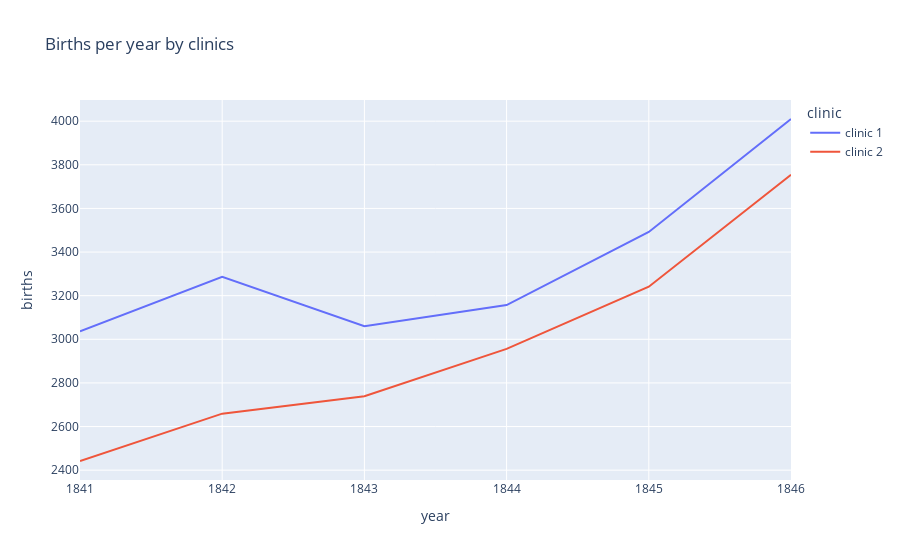

Source (notebook cell):
### Code cell
fig = px.line(df_yearly, 
             x='year',
             y='births',
             title='Births per year by clinics',
             color='clinic')
fig.show()

### Figure 1 — Plotly figure (JSON) as saved in the notebook; plotly's stock layout.template omitted (floating-point values rounded to 4 significant figures)
{"data": [{"hovertemplate": "clinic=clinic 1<br>year=%{x}<br>births=%{y}<extra></extra>", "legendgroup": "clinic 1", "line": {"color": "#636efa", "dash": "solid"}, "marker": {"symbol": "circle"}, "mode": "lines", "name": "clinic 1", "orientation": "v", "showlegend": true, "type": "scatter", "x": [1841, 1842, 1843, 1844, 1845, 1846], "xaxis": "x", "y": [3036, 3287, 3060, 3157, 3492, 4010], "yaxis": "y"}, {"hovertemplate": "clinic=clinic 2<br>year=%{x}<br>births=%{y}<extra></extra>", "legendgroup": "clinic 2", "line": {"color": "#EF553B", "dash": "solid"}, "marker": {"symbol": "circle"}, "mode": "lines", "name": "clinic 2", "orientation": "v", "showlegend": true, "type": "scatter", "x": [1841, 1842, 1843, 1844, 1845, 1846], "xaxis": "x", "y": [2442, 2659, 2739, 2956, 3241, 3754], "yaxis": "y"}], "layout": {"autosize": true, "legend": {"title": {"text": "clinic"}, "tracegroupgap": 0}, "title": {"text": "Births per year by clinics"}, "xaxis": {"anchor": "y", "autorange": true, "domain": [0, 1], "range": [1841, 1846], "title": {"text": "year"}, "type": "linear"}, "yaxis": {"anchor": "x", "autorange": true, "domain": [0, 1], "range": [2355.0, 4097.0], "title": {"text": "births"}, "type": "linear"}}}
